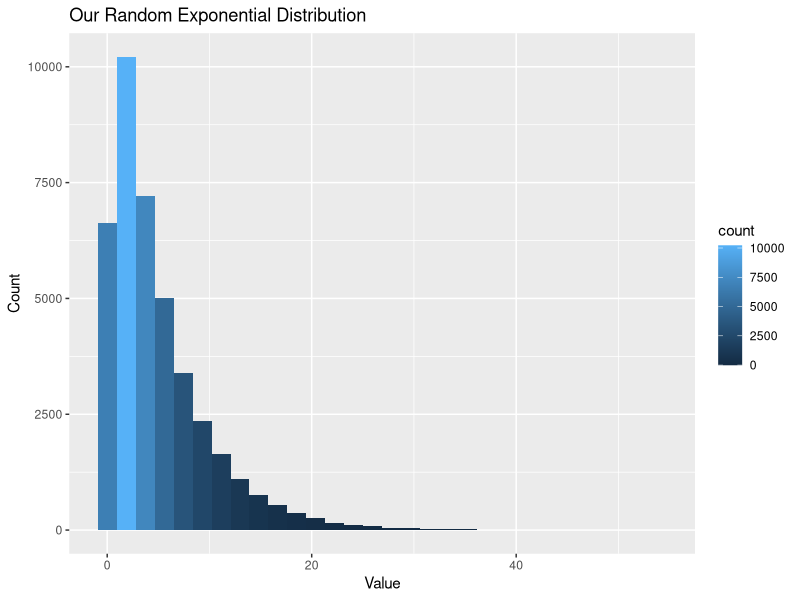
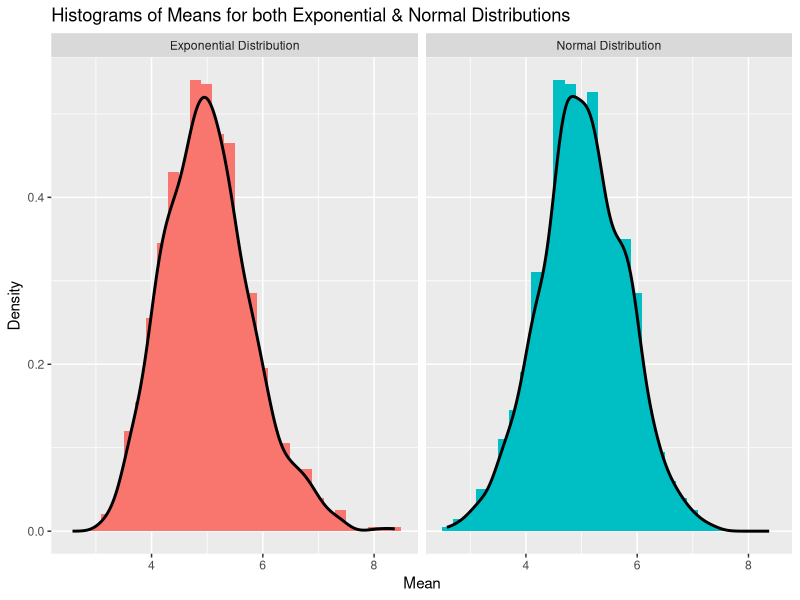

Here is the R script that generated these plots, in order:
## ---- chunk 1
lambda <- 0.2
mu <- 1 / lambda
sd <- 1 / lambda
n <- 40
nosim <- 1000
## ---- chunk 2
set.seed(101) ## So that the same random distribution is used every time

dat <- matrix(rexp(n*nosim, lambda), nosim) ## matrix of rexp data split into 'nosim' rows

smp_mns <- apply(dat, 1, mean) ## apply mean function by rows of dat

m <- matrix(head(round(smp_mns, 3), 20), 4, 5)
print(m)
data.frame(smp_mu = round(mean(smp_mns), 3), mu = mu)
## ---- chunk 3
library(ggplot2)
library(tidyr)
## a little bit of data manipulation is required to get the matrix into a form suitable for plotting, a long format of tidy data
tmat <- cbind(seq(1, nosim, 1), dat)
tdf <- data.frame(tmat)
tdf <- gather(tdf, "pos", "vals", 2:(n+1))

h1 <- ggplot(tdf, aes(x=vals)) + geom_histogram(aes(fill = ..count..)) + labs(x="Value", y="Count") + labs(title="Our Random Exponential Distribution")
h1
## ---- chunk 4
sigma = sd(dat)

data.frame(smp_var = round(sigma^2, 3), var = sd^2)
## ---- chunk 5
## compare histogram of means from 1000 exponential distributions with that of normal distributions

nml_mns <- NULL
for (i in 1 : nosim) nml_mns = c(nml_mns, mean(rnorm(n, mean=mu, sd=sd))) 
## putting the data together into a data frame for plotting

dat3 <- data.frame(x=seq(1, nosim, 1), exp_mns = smp_mns, nml_mns)
## convting the data into a long format for ease of plotting
dat3 <- gather(dat3, "distType", "mean", 2:3)

## List and labelling function to modify the facet names
distNames = list("exp_mns" = "Exponential Distribution", "nml_mns" = "Normal Distribution")

distLab <- function(variable, value){
  return(distNames[value])
}
## ^^

h3 <- ggplot(dat3, aes(x=mean, fill = factor(distType))) + facet_grid(. ~ distType, labeller=distLab)
h3 <- h3 + geom_histogram(aes(y = ..density..)) + geom_density(size=1)
h3 <- h3 + labs(title = "Histograms of Means for both Exponential & Normal Distributions") + labs(x = "Mean", y = "Density")
h3 <- h3 + theme(legend.position="none")
h3
